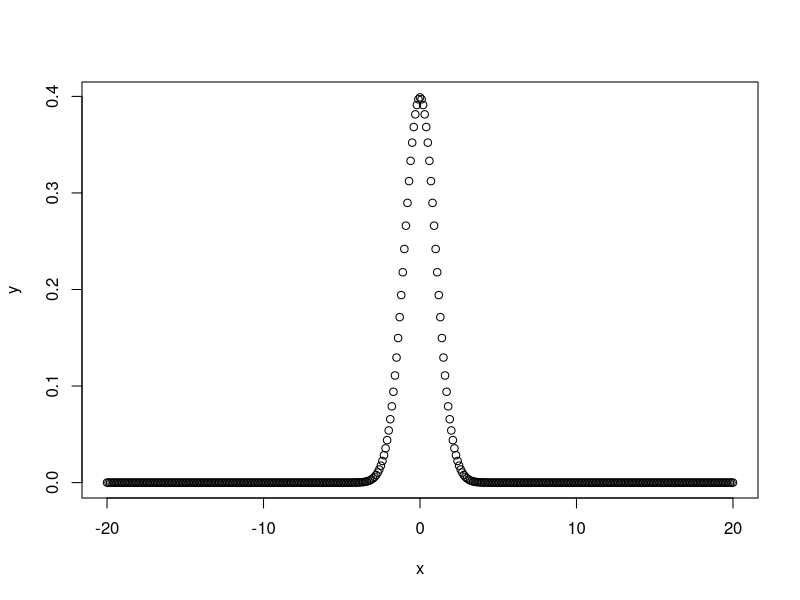
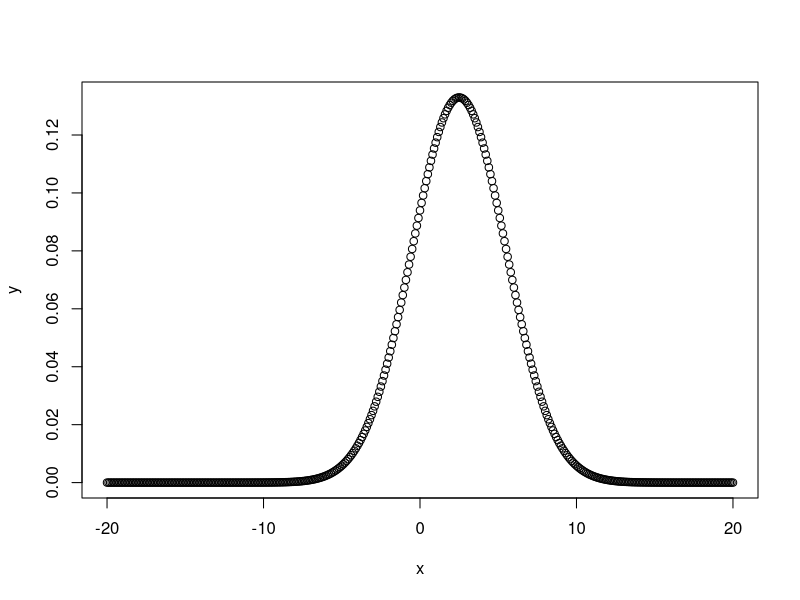
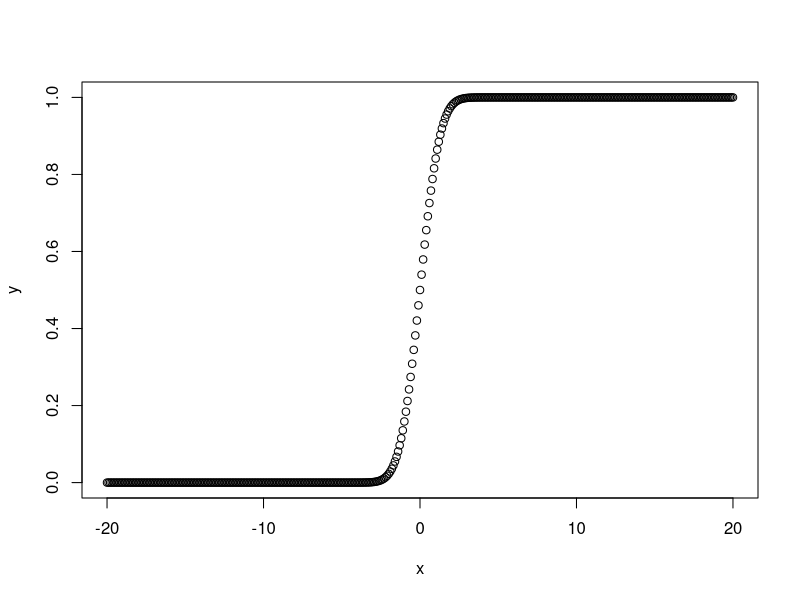

These figures' R source, in order:
###########난수########### rnorm = 정규분포 rbinom = 이항분포 
#임의의 난수 10개 
runif(10) #0~1 사이 #균등분포(유니폼분포)

#0~100사이 난수 50개
runif(50, min = 0, max = 100)

#평균이 100ㅇ이고 표준편차가 15인 정규분포 난수 10개
rnorm(10, mean = 100, sd = 15)

#50%의 확률로 1이 나오는 100개 이항분포 난수 
rbinom(100, size = 1, prob = 0.5)

###########확률 계산########### dnorm = 정규분포 dbinom = 이항분포
#평균이 30, 표준편차가 7인 정규분포에서 확률변수 15가 나올 확률
dnorm(15, mean = 30, sd = 7)
dnorm(450, mean = 550, sd = 80)

#동전을 1000번 던져 480번 앞면이 나올 확률
dbinom(480, size = 1000, prob = 0.5)

#흡연율이 25%로 알려진 1020명이 있는 A대학에서 무작위로 50명을 뽑았을 때 흡연자인 확률
dbinom(50, size = 1020, prob = 0.25)

###########구간 확률 계산###########
#평균이 240, 표준편차가 80인 정규분포에서 0부터 235까지의 확률
pnorm(235, mean = 240, sd = 80)

#평균이 350, 표준편차가 75인 정규분포에서 200부터 370까지의 확률
pnorm(370, mean = 350, sd = 75) - pnorm(200, mean = 350, sd = 75)

#2000명이 있는 A기업의 기혼율은 78%이다. 0 ~ 1550명을 무작위로 뽑았을 때 모두 기혼자일 확률
pbinom(1550, size = 2000, prob = 0.78)

#위 상황에서 300~1500명 까지 무작위로 뽑았을 때 모두 기혼자일 확률
pbinom(1500, size = 2000, prob = 0.78)- pbinom(300, size = 2000, prob = 0.78)

#표본추출 
#복원(replace = T) #비복원(replace = F)
sample(1:10, 5, replace = T) #1~10 중 5개 복원 추출
sample(1:10, 5, replace = F) #1~10 중 5개 비복원 추출

for (i in 1:5){
  print(sample(1:45, 6, replace = F))
} #로또번호 제조기 

#확률밀도 시각화
dnorm(0, mean = 4, sd =2) #mean 0 sd 1

x = seq(-20, 20, by = 0.1)
y = dnorm(x)
plot(x,y)

x = seq(-20, 20, by = 0.1) #-20에서 20까지 0.1씩 증가
y = dnorm(x, mean=2.5, sd =3) #각 값들에 대한 확률값
plot(x,y)

#누적확률 시각화 1에 수렴 
x = seq(-20, 20, by = 0.1)
y = pnorm(x)
plot(x,y)

